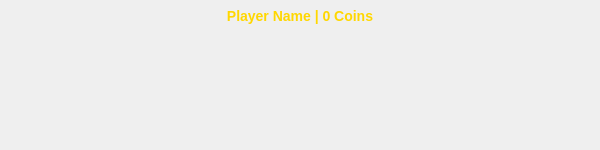
<?xml version="1.0" encoding="UTF-8"?>
<ui version="4.0">
 <class>PlayerDashboardWidget</class>
 <widget class="QWidget" name="PlayerDashboardWidget">
  <property name="geometry">
   <rect>
    <x>0</x>
    <y>0</y>
    <width>600</width>
    <height>150</height>
   </rect>
  </property>
  <layout class="QVBoxLayout" name="verticalLayout">
   <property name="spacing">
    <number>5</number>
   </property>
   <property name="leftMargin">
    <number>8</number>
   </property>
   <property name="topMargin">
    <number>8</number>
   </property>
   <property name="rightMargin">
    <number>8</number>
   </property>
   <property name="bottomMargin">
    <number>8</number>
   </property>
   <item>
    <widget class="QLabel" name="infoLabel">
     <property name="text">
      <string>Player Name | 0 Coins</string>
     </property>
     <property name="alignment">
      <set>Qt::AlignCenter</set>
     </property>
     <property name="styleSheet">
      <string notr="true">color: #FFD700; 
font-weight: bold; 
font-size: 14px; 
background: transparent; 
border: none; 
font-family: 'Times New Roman', serif;</string>
     </property>
    </widget>
   </item>
   <item>
    <widget class="QScrollArea" name="scrollArea">
     <property name="styleSheet">
      <string notr="true">background: transparent; border: none;</string>
     </property>
     <property name="widgetResizable">
      <bool>true</bool>
     </property>
     <property name="frameShape">
      <enum>QFrame::NoFrame</enum>
     </property>
     <property name="verticalScrollBarPolicy">
      <enum>Qt::ScrollBarAlwaysOff</enum>
     </property>
     <widget class="QWidget" name="wondersContainer">
      <property name="geometry">
       <rect>
        <x>0</x>
        <y>0</y>
        <width>584</width>
        <height>107</height>
       </rect>
      </property>
      <layout class="QHBoxLayout" name="wondersLayout">
       <property name="spacing">
        <number>5</number>
       </property>
       <property name="leftMargin">
        <number>0</number>
       </property>
       <property name="topMargin">
        <number>0</number>
       </property>
       <property name="rightMargin">
        <number>0</number>
       </property>
       <property name="bottomMargin">
        <number>0</number>
       </property>
      </layout>
     </widget>
    </widget>
   </item>
  </layout>
 </widget>
 <resources/>
 <connections/>
</ui>
